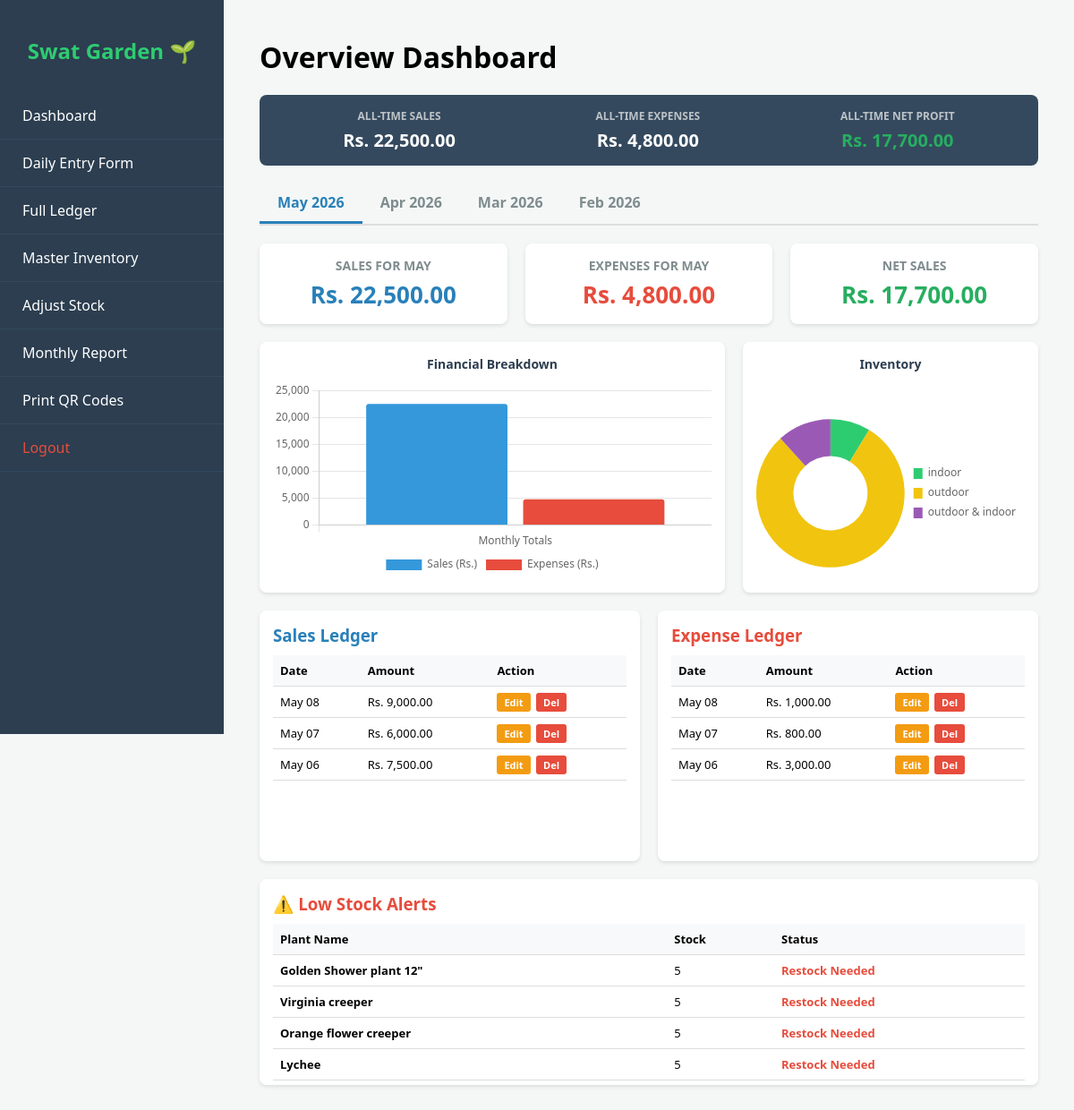
Page /index.php (signed in) on the committed database.
### tables this page shows
CREATE TABLE `sales` (
  `sale_id` int(11) NOT NULL,
  `sale_date` datetime DEFAULT current_timestamp(),
  `total_amount` decimal(10,2) NOT NULL,
  `payment_method` varchar(50) DEFAULT 'Cash'
);

CREATE TABLE `expenses` (
  `expense_id` int(11) NOT NULL,
  `expense_date` datetime DEFAULT current_timestamp(),
  `amount` decimal(10,2) NOT NULL,
  `description` varchar(255) NOT NULL
);

CREATE TABLE `plants` (
  `plant_id` int(11) NOT NULL,
  `plant_name` varchar(255) NOT NULL,
  `category` varchar(100) DEFAULT NULL,
  `type` varchar(100) DEFAULT NULL,
  `light_requirement` varchar(100) DEFAULT NULL,
  `water_frequency` varchar(100) DEFAULT NULL,
  `temp_min` int(11) DEFAULT NULL,
  `temp_max` int(11) DEFAULT NULL,
  `maintenance_level` varchar(50) DEFAULT NULL,
  `growth_rate` varchar(50) DEFAULT NULL,
  `price` decimal(10,2) NOT NULL,
  `stock_quantity` int(11) NOT NULL,
  `expert_score` decimal(3,1) DEFAULT NULL
);

### index.php (the view, shortened to what this page needs)
<?php
require 'db_connect.php';
$allTimeSales = $conn->query("SELECT COALESCE(SUM(total_amount), 0) AS t FROM sales")->fetch_assoc()['t'];
$allTimeExp = $conn->query("SELECT COALESCE(SUM(amount), 0) AS t FROM expenses")->fetch_assoc()['t'];
$allTimeNet = $allTimeSales - $allTimeExp;
$selectedMonth = isset($_GET['month']) ? $_GET['month'] : date('Y-m');
$monthSales = $conn->query("SELECT COALESCE(SUM(total_amount), 0) AS t FROM sales WHERE DATE_FORMAT(sale_date, '%Y-%m') = '$selectedMonth'")->fetch_assoc()['t'];
$monthExp = $conn->query("SELECT COALESCE(SUM(amount), 0) AS t FROM expenses WHERE DATE_FORMAT(expense_date, '%Y-%m') = '$selectedMonth'")->fetch_assoc()['t'];
$monthNet = $monthSales - $monthExp;
$salesList = $conn->query("SELECT * FROM sales WHERE DATE_FORMAT(sale_date, '%Y-%m') = '$selectedMonth' ORDER BY sale_date DESC");
$expList = $conn->query("SELECT * FROM expenses WHERE DATE_FORMAT(expense_date, '%Y-%m') = '$selectedMonth' ORDER BY expense_date DESC");
$lowStockResult = $conn->query("SELECT plant_name, stock_quantity FROM plants WHERE stock_quantity <= 5 ORDER BY stock_quantity ASC LIMIT 10");
$catQuery = $conn->query("SELECT category, COUNT(*) as count FROM plants GROUP BY category");
$catLabels = [];
$catData = [];
while($row = $catQuery->fetch_assoc()) {
    $catLabels[] = empty($row['category']) ? 'Uncategorized' : $row['category'];
    $catData[] = $row['count'];
}
?>
<!DOCTYPE html>
<html lang="en">
<head>
</head>
<body>
    <div class="sidebar">
    <h2>Swat Garden 🌱</h2>
    <a href="index.php">Dashboard</a>
    <a href="daily_entry.php">Daily Entry Form</a>
    <a href="ledger.php">Full Ledger</a>
    <a href="inventory.php">Master Inventory</a>
    <a href="update_stock.php">Adjust Stock</a>
    <a href="report.php">Monthly Report</a>
    <a href="qr_codes.php">Print QR Codes</a>
    <a href="logout.php" class="logout" style="color:#e74c3c;">Logout</a>
</div>
    <div class="main-content">
        <h1 style="margin-top:0;">Overview Dashboard</h1>
        <div class="all-time-banner">
            <div><h4>All-Time Sales</h4><div class="amount">Rs. <?php echo number_format($allTimeSales, 2); ?></div></div>
            <div><h4>All-Time Expenses</h4><div class="amount">Rs. <?php echo number_format($allTimeExp, 2); ?></div></div>
            <div><h4>All-Time Net Profit</h4><div class="amount text-green">Rs. <?php echo number_format($allTimeNet, 2); ?></div></div>
        </div>
        <div class="tabs">
            <?php
            for ($i = 0; $i < 4; $i++) {
                $monthValue = date('Y-m', strtotime("-$i months"));
                $monthLabel = date('M Y', strtotime("-$i months"));
                $activeClass = ($selectedMonth == $monthValue) ? 'active' : '';
                echo "<a href='index.php?month=$monthValue' class='$activeClass'>$monthLabel</a>";
            }
            ?>
        </div>
        <div class="dashboard-cards">
            <div class="card">
                <h3>Sales for <?php echo date('M', strtotime($selectedMonth)); ?></h3>
                <div class="amount text-blue">Rs. <?php echo number_format($monthSales, 2); ?></div>
            </div>
            <div class="card">
                <h3>Expenses for <?php echo date('M', strtotime($selectedMonth)); ?></h3>
                <div class="amount text-red">Rs. <?php echo number_format($monthExp, 2); ?></div>
            </div>
            <div class="card">
                <h3>Net Sales</h3>
                <div class="amount text-green">Rs. <?php echo number_format($monthNet, 2); ?></div>
            </div>
        </div>
        <div class="chart-container">
            <div class="chart-box">
                <h3 style="margin: 0 0 10px 0; color:#2c3e50; text-align:center; font-size:14px;">Financial Breakdown</h3>
                <div class="chart-wrapper">
                    <canvas id="financeChart"></canvas>
                </div>
            </div>
            <div class="chart-box">
                <h3 style="margin: 0 0 10px 0; color:#2c3e50; text-align:center; font-size:14px;">Inventory</h3>
                <div class="chart-wrapper">
                    <canvas id="categoryChart"></canvas>
                </div>
            </div>
        </div>
        <div class="ledger-container">
            <div class="ledger-box">
                <h3 style="margin: 0 0 10px 0; color: #2980b9;">Sales Ledger</h3>
                <table>
                    <tr><th>Date</th><th>Amount</th><th>Action</th></tr>
                    <?php while($row = $salesList->fetch_assoc()) { ?>
                        <tr>
                            <td><?php echo date('M d', strtotime($row['sale_date'])); ?></td>
                            <td>Rs. <?php echo number_format($row['total_amount'], 2); ?></td>
                            <td>
                                <a href="edit_entry.php?dt=<?php echo urlencode($row['sale_date']); ?>" class="btn-edit">Edit</a>
                                <a href="index.php?delete_sale=<?php echo $row['sale_id']; ?>&month=<?php echo $selectedMonth; ?>" class="btn-delete" onclick="return confirm('Delete this sale?');">Del</a>
                            </td>
                        </tr>
                    <?php } ?>
                </table>
            </div>
            <div class="ledger-box">
                <h3 style="margin: 0 0 10px 0; color: #e74c3c;">Expense Ledger</h3>
                <table>
                    <tr><th>Date</th><th>Amount</th><th>Action</th></tr>
                    <?php while($row = $expList->fetch_assoc()) { ?>
                        <tr>
                            <td><?php echo date('M d', strtotime($row['expense_date'])); ?></td>
                            <td>Rs. <?php echo number_format($row['amount'], 2); ?></td>
                            <td>
                                <a href="edit_entry.php?dt=<?php echo urlencode($row['expense_date']); ?>" class="btn-edit">Edit</a>
                                <a href="index.php?delete_exp=<?php echo $row['expense_id']; ?>&month=<?php echo $selectedMonth; ?>" class="btn-delete" onclick="return confirm('Delete?');">Del</a>
                            </td>
                        </tr>
                    <?php } ?>
                </table>
            </div>
        </div>
        <div class="alerts-box">
            <h3 style="margin: 0 0 10px 0; color: #e74c3c;">⚠️ Low Stock Alerts</h3>
            <table>
                <tr>
                    <th>Plant Name</th><th>Stock</th><th>Status</th>
                </tr>
                <?php
                if ($lowStockResult->num_rows > 0) {
                    while($row = $lowStockResult->fetch_assoc()) {
                        echo "<tr><td><strong>{$row['plant_name']}</strong></td><td>{$row['stock_quantity']}</td><td style='color:#e74c3c; font-weight:bold;'>Restock Needed</td></tr>";
                    }
                } else {
                    echo "<tr><td colspan='3' style='text-align:center; color:green;'>All well stocked!</td></tr>";
                }
                ?>
            </table>
        </div>
    </div>
    <script>
        // Set default font for charts to match UI
        Chart.defaults.font.family = "'Segoe UI', Tahoma, sans-serif";
        const ctxFinance = document.getElementById('financeChart').getContext('2d');
        new Chart(ctxFinance, {
            type: 'bar',
            data: {
                labels: ['Monthly Totals'],
                datasets: [
                    {
                        label: 'Sales (Rs.)',
                        data: [<?php echo $monthSales; ?>],
                        backgroundColor: '#3498db',
                        borderRadius: 3
                    },
                    {
                        label: 'Expenses (Rs.)',
                        data: [<?php echo $monthExp; ?>],
                        backgroundColor: '#e74c3c',
                        borderRadius: 3
                    }
                ]
            },
            options: {
                responsive: true,
                maintainAspectRatio: false,
                plugins: { legend: { position: 'bottom' } }
            }
        });
        const ctxCategory = document.getElementById('categoryChart').getContext('2d');
        new Chart(ctxCategory, {
            type: 'doughnut',
            data: {
                labels: <?php echo json_encode($catLabels); ?>,
                datasets: [{
                    data: <?php echo json_encode($catData); ?>,
                    backgroundColor: ['#2ecc71', '#f1c40f', '#9b59b6', '#e67e22', '#1abc9c', '#34495e'],
                    borderWidth: 0
                }]
            },
            options: {
                responsive: true,
                maintainAspectRatio: false,
                plugins: { legend: { position: 'right', labels: { boxWidth: 10 } } }
            }
        });
    </script>
</body>
</html>

### index.php (style rules this page uses)
body { font-family: 'Segoe UI', Tahoma, Geneva, Verdana, sans-serif; background-color: #f4f7f6; margin: 0; padding: 0; box-sizing: border-box; }
.sidebar { height: 100vh; width: 250px; background-color: #2c3e50; color: white; position: fixed; top: 0; left: 0; padding-top: 20px; overflow-y: auto; }
.sidebar h2 { text-align: center; color: #2ecc71; margin-bottom: 30px; }
.sidebar a { padding: 15px 25px; text-decoration: none; font-size: 16px; color: white; display: block; border-bottom: 1px solid #34495e; }
.main-content { margin-left: 250px; padding: 20px 40px; max-width: 1400px; }
.all-time-banner { background: #34495e; color: white; padding: 15px; border-radius: 8px; display: flex; justify-content: space-around; margin-bottom: 20px; }
.all-time-banner div { text-align: center; }
.all-time-banner h4 { margin: 0; color: #bdc3c7; font-size: 12px; text-transform: uppercase; }
.all-time-banner .amount { font-size: 20px; font-weight: bold; margin-top: 5px; }
.tabs { display: flex; border-bottom: 2px solid #ddd; margin-bottom: 20px; }
.tabs a { padding: 10px 20px; text-decoration: none; color: #7f8c8d; font-weight: bold; border-bottom: 3px solid transparent; }
.tabs a.active { color: #2980b9; border-bottom: 3px solid #2980b9; }
.dashboard-cards { display: grid; grid-template-columns: repeat(3, 1fr); gap: 20px; margin-bottom: 20px; }
.card { background: white; padding: 15px; border-radius: 8px; box-shadow: 0 2px 4px rgba(0,0,0,0.1); text-align: center; }
.card h3 { margin: 0; color: #7f8c8d; font-size: 14px; text-transform: uppercase; }
.card .amount { font-size: 26px; font-weight: bold; margin-top: 5px; }
.text-green { color: #27ae60; }
.text-red { color: #e74c3c; }
.text-blue { color: #2980b9; }
.chart-container { display: grid; grid-template-columns: 2fr 1fr; gap: 20px; margin-bottom: 20px; }
.chart-box { background: white; padding: 15px; border-radius: 8px; box-shadow: 0 2px 4px rgba(0,0,0,0.1); height: 250px; display: flex; flex-direction: column; }
.chart-wrapper { position: relative; height: 100%; width: 100%; }
.ledger-container { display: grid; grid-template-columns: 1fr 1fr; gap: 20px; margin-bottom: 20px; }
.ledger-box { background: white; padding: 15px; border-radius: 8px; box-shadow: 0 2px 4px rgba(0,0,0,0.1); height: 250px; overflow-y: auto; }
table { width: 100%; border-collapse: collapse; font-size: 13px; }
th, td { padding: 8px; border-bottom: 1px solid #ddd; text-align: left; }
th { background-color: #f8f9fa; position: sticky; top: 0; z-index: 1; box-shadow: 0 1px 0 #ddd; }
.btn-edit { background-color: #f39c12; color: white; padding: 3px 8px; text-decoration: none; border-radius: 3px; font-size: 11px; font-weight: bold; margin-right: 3px; }
.btn-delete { background-color: #e74c3c; color: white; padding: 3px 8px; text-decoration: none; border-radius: 3px; font-size: 11px; font-weight: bold; }
.alerts-box { background: white; padding: 15px; border-radius: 8px; box-shadow: 0 2px 4px rgba(0,0,0,0.1); margin-bottom: 40px; height: 200px; overflow-y: auto; }

### rows in the picture
sales: sale_date "May 08", total_amount "9,000.00"
sales: sale_date "May 07", total_amount "6,000.00"
sales: sale_date "May 06", total_amount "7,500.00"
expenses: expense_date "May 08", amount "1,000.00"
expenses: expense_date "May 07", amount "800.00"
expenses: expense_date "May 06", amount "3,000.00"
plants: plant_name "Golden Shower plant 12\"", stock_quantity "5"
plants: plant_name "Virginia creeper", stock_quantity "5"
plants: plant_name "Orange flower creeper", stock_quantity "5"
plants: plant_name "Lychee", stock_quantity "5"

### other values in the picture
$allTimeSales "22,500.00"
$allTimeExp "4,800.00"
$allTimeNet "17,700.00"
$monthLabel "May 2026"
$monthLabel "Apr 2026"
$monthLabel "Mar 2026"
$monthLabel "Feb 2026"
date('M', strtotime($selectedMonth)) "MAY"
$monthSales "22,500.00"
$monthExp "4,800.00"
$monthNet "17,700.00"
chart data {{ $monthSales }} 22500.00
chart data {{ $monthExp }} 4800.00
chart data {{ json_encode($catLabels) }} ["indoor","outdoor","outdoor & indoor"]
chart data {{ json_encode($catData) }} ["20","182","27"]
